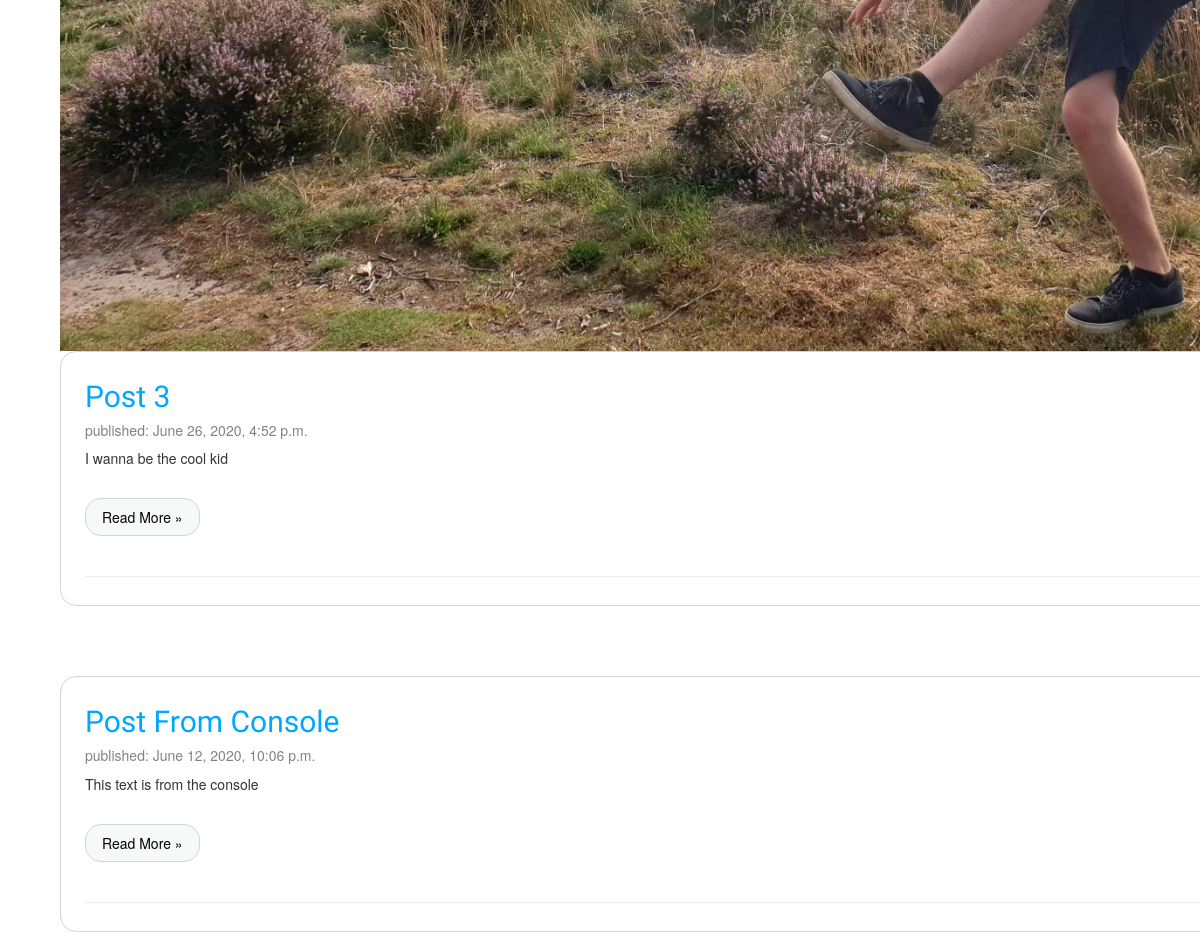
The app's page / (middle part), older data.
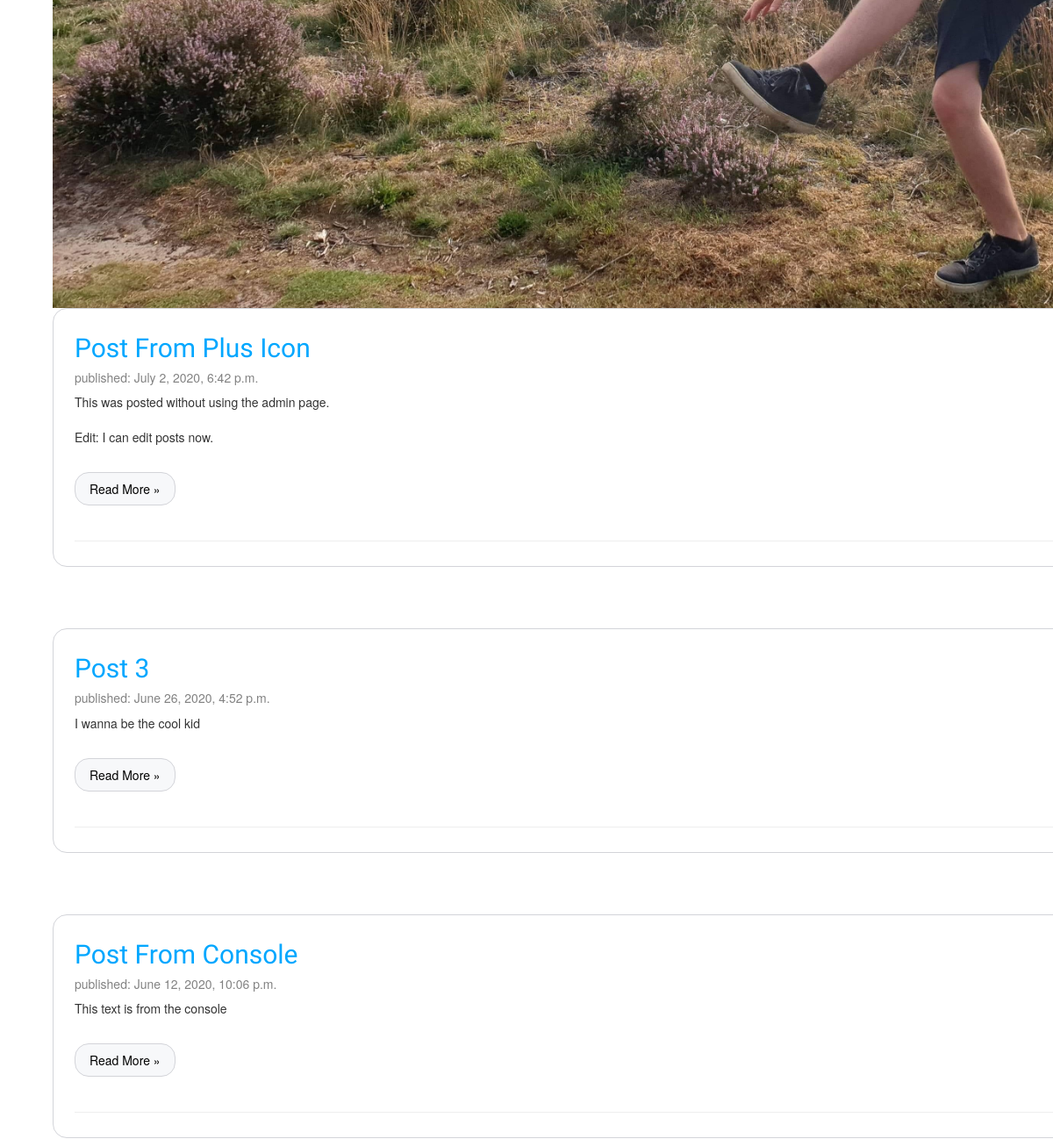
The same page, newer data.
### blog/models.py (models this page shows, shortened)
class Post(models.Model):
    author = models.ForeignKey(settings.AUTH_USER_MODEL, on_delete=models.CASCADE)
    title = models.CharField(max_length=200)
    text = models.TextField()
    created_date = models.DateTimeField(default=timezone.now)
    published_date = models.DateTimeField(blank=True, null=True)

### blog/views.py (the view)
# urls.py: path('', views.post_list, name='post_list'),
def post_list(request):
    posts = Post.objects.filter(published_date__lte=timezone.now()).order_by('published_date')
    return render(request, 'blog/post_list.html', {'posts': posts})

### blog/templates/blog/post_list.html
{% extends 'blog/base.html' %}
{% block content %}
    <div class="bgimg-1"></div>
    {% for post in posts reversed %}
    <div class="post">
        <div class="shadowB">
            <div class="w3-card-4 w3-margin w3-white">
                <div class="w3-container">
                    <b><h2><a href="{% url 'post_detail' pk=post.pk %}">{{ post.title }}</a></h2></b>
                    <div class="date">
                        <h5><span class="w3-opacity"><p>published: {{ post.published_date }}</p></span></h5>
                    </div>
                </div>
                <div class="w3-container">
                    <p>{{ post.text|linebreaksbr }}</p>
                    <div class="pagination">
                        <p><a href="{% url 'post_detail' pk=post.pk %}">Read More »</a></p>
                    </div>
                </div>
            </div>
            <hr>
        </div>
    </div>
    {% endfor %}
{% endblock %}

### blog/templates/blog/base.html (shortened to what this page needs)
{% load static %}
<html>
    <head>
        <link rel="stylesheet" href="//maxcdn.bootstrapcdn.com/bootstrap/3.2.0/css/bootstrap.min.css">
        <link rel="stylesheet" href="//maxcdn.bootstrapcdn.com/bootstrap/3.2.0/css/bootstrap-theme.min.css">
        <link rel="stylesheet" href="{% static 'css/blog.css' %}">
    </head>
    <body>
        <div class="content container">
            <div class="row">
                <div class="col 18 s12">
                    {% block content %}
                     {% endblock %}
                </div>
            </div>
        </div>
    </body>
</html>

### blog/static/css/blog.css (style rules this page uses)
h1 a, h2 a { color: whitesmoke; font-family: 'Recursive', sans-serif;; }
body, html, main { height: 100%; }
.content { margin-left: 60px; }
h1, h2, h3, h4 { font-family: 'Recursive', sans-serif; color: #00a7ff; }
.date { color: #828282; }
.post { margin-bottom: 70px; }
.post h2 a, .post h2 a:visited { color: #00a7ff; }
.pagination { display: inline-block; }
.pagination a { color: black; background-color: #f7f8fa; border: 0.75px solid #d3d4d9; border-radius:16px; float: left; padding: 8px 16px; text-decoration: none; transition: background-color .3s; }
.shadowB { border: 0.75px solid #d3d4d9; border-radius:16px; padding: 8px 24px; }
.bgimg-1, .bgimg-2, .bgimg-3 { background-attachment: fixed; background-position: center; background-repeat: no-repeat; background-size: cover; }
.bgimg-1 { background-image: url("/static/images/WoodsDance.jpeg"); height: 100vh; padding-bottom: 10px; }
@media only screen and (max-device-width: 1600px) { .bgimg-1, .bgimg-2, .bgimg-3 { background-attachment: scroll; min-height: 400px; } }

Row changes from the older to the newer data that the page shows:
added Post: title "Post From Plus Icon", published_date "July 2, 2020, 6:42 p.m.", text "This was posted without using the admin page. Edit: I can edit posts now."
